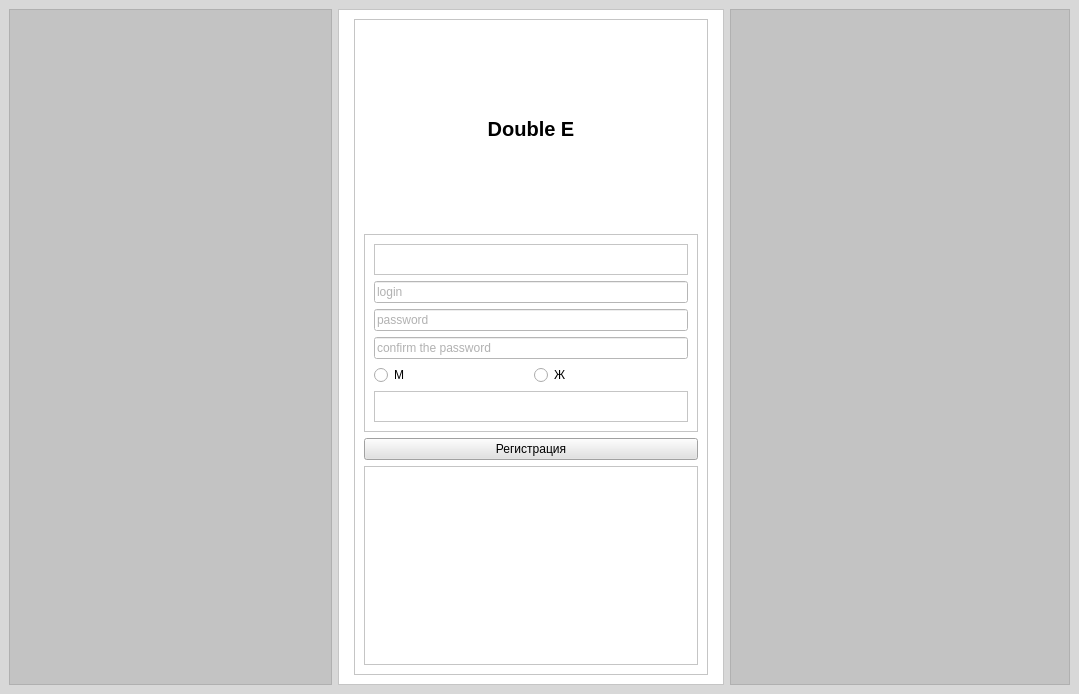
<?xml version="1.0" encoding="UTF-8"?>
<ui version="4.0">
 <class>MainWindow</class>
 <widget class="QMainWindow" name="MainWindow">
  <property name="geometry">
   <rect>
    <x>0</x>
    <y>0</y>
    <width>1079</width>
    <height>694</height>
   </rect>
  </property>
  <property name="windowTitle">
   <string>MainWindow</string>
  </property>
  <widget class="QWidget" name="centralwidget">
   <property name="styleSheet">
    <string notr="true">background-color: rgb(255, 0, 255);
background-color: rgba(0, 0, 0, 25);
    </string>
   </property>
   <layout class="QHBoxLayout" name="horizontalLayout_2">
    <item>
     <layout class="QHBoxLayout" name="horizontalLayout">
      <item>
       <widget class="QFrame" name="frame_2">
        <property name="frameShape">
         <enum>QFrame::StyledPanel</enum>
        </property>
        <property name="frameShadow">
         <enum>QFrame::Raised</enum>
        </property>
        <layout class="QHBoxLayout" name="horizontalLayout_4">
         <item>
          <spacer name="spacer_h1">
           <property name="orientation">
            <enum>Qt::Horizontal</enum>
           </property>
           <property name="sizeType">
            <enum>QSizePolicy::Fixed</enum>
           </property>
           <property name="sizeHint" stdset="0">
            <size>
             <width>303</width>
             <height>20</height>
            </size>
           </property>
          </spacer>
         </item>
        </layout>
       </widget>
      </item>
      <item>
       <widget class="QFrame" name="frame">
        <property name="sizePolicy">
         <sizepolicy hsizetype="Preferred" vsizetype="Preferred">
          <horstretch>0</horstretch>
          <verstretch>0</verstretch>
         </sizepolicy>
        </property>
        <property name="maximumSize">
         <size>
          <width>16777215</width>
          <height>16777215</height>
         </size>
        </property>
        <property name="styleSheet">
         <string notr="true">background-color: rgb(255, 255, 255);

</string>
        </property>
        <property name="frameShape">
         <enum>QFrame::StyledPanel</enum>
        </property>
        <property name="frameShadow">
         <enum>QFrame::Raised</enum>
        </property>
        <layout class="QHBoxLayout" name="horizontalLayout_3">
         <item>
          <widget class="QFrame" name="frame_6">
           <property name="frameShape">
            <enum>QFrame::StyledPanel</enum>
           </property>
           <property name="frameShadow">
            <enum>QFrame::Raised</enum>
           </property>
          </widget>
         </item>
         <item>
          <widget class="QFrame" name="frame_5">
           <property name="frameShape">
            <enum>QFrame::StyledPanel</enum>
           </property>
           <property name="frameShadow">
            <enum>QFrame::Raised</enum>
           </property>
           <layout class="QVBoxLayout" name="verticalLayout">
            <item>
             <widget class="QLabel" name="label">
              <property name="font">
               <font>
                <pointsize>15</pointsize>
                <weight>75</weight>
                <bold>true</bold>
               </font>
              </property>
              <property name="styleSheet">
               <string notr="true">color: rgb(0, 0, 0);</string>
              </property>
              <property name="text">
               <string>Double E</string>
              </property>
              <property name="alignment">
               <set>Qt::AlignCenter</set>
              </property>
             </widget>
            </item>
            <item>
             <widget class="QFrame" name="frame_8">
              <property name="frameShape">
               <enum>QFrame::StyledPanel</enum>
              </property>
              <property name="frameShadow">
               <enum>QFrame::Raised</enum>
              </property>
              <layout class="QVBoxLayout" name="verticalLayout_2">
               <item>
                <widget class="QFrame" name="frame_11">
                 <property name="frameShape">
                  <enum>QFrame::StyledPanel</enum>
                 </property>
                 <property name="frameShadow">
                  <enum>QFrame::Raised</enum>
                 </property>
                </widget>
               </item>
               <item>
                <widget class="QLineEdit" name="login">
                 <property name="styleSheet">
                  <string notr="true">background-color: rgb(255, 255, 255);
color: rgb(100, 100, 100);</string>
                 </property>
                 <property name="text">
                  <string/>
                 </property>
                 <property name="placeholderText">
                  <string>login</string>
                 </property>
                </widget>
               </item>
               <item>
                <widget class="QLineEdit" name="password">
                 <property name="styleSheet">
                  <string notr="true">background-color: rgb(255, 255, 255);
color: rgb(100, 100, 100);
border-top-left-radius</string>
                 </property>
                 <property name="placeholderText">
                  <string>password</string>
                 </property>
                </widget>
               </item>
               <item>
                <widget class="QLineEdit" name="password1">
                 <property name="styleSheet">
                  <string notr="true">background-color: rgb(255, 255, 255);
                   color: rgb(100, 100, 100);</string>
                 </property>
                 <property name="placeholderText">
                  <string>confirm the password</string>
                 </property>
                </widget>
               </item>
               <item>
                <layout class="QHBoxLayout" name="horizontalLayout_6">
                 <item>
                  <widget class="QRadioButton" name="M_radio">
                   <property name="text">
                    <string>М</string>
                   </property>
                  </widget>
                 </item>
                 <item>
                  <widget class="QRadioButton" name="F_radio">
                   <property name="text">
                    <string>Ж</string>
                   </property>
                  </widget>
                 </item>
                </layout>
               </item>
               <item>
                <widget class="QFrame" name="frame_10">
                 <property name="frameShape">
                  <enum>QFrame::StyledPanel</enum>
                 </property>
                 <property name="frameShadow">
                  <enum>QFrame::Raised</enum>
                 </property>
                </widget>
               </item>
              </layout>
             </widget>
            </item>
            <item>
             <widget class="QPushButton" name="registration">
              <property name="styleSheet">
               <string notr="true">background-color: rgb(255, 255, 255);
background-color: rgb(225, 225, 225);</string>
              </property>
              <property name="text">
               <string>Регистрация</string>
              </property>
             </widget>
            </item>
            <item>
             <widget class="QFrame" name="frame_7">
              <property name="frameShape">
               <enum>QFrame::StyledPanel</enum>
              </property>
              <property name="frameShadow">
               <enum>QFrame::Raised</enum>
              </property>
             </widget>
            </item>
           </layout>
          </widget>
         </item>
         <item>
          <widget class="QFrame" name="frame_4">
           <property name="frameShape">
            <enum>QFrame::StyledPanel</enum>
           </property>
           <property name="frameShadow">
            <enum>QFrame::Raised</enum>
           </property>
          </widget>
         </item>
        </layout>
       </widget>
      </item>
      <item>
       <widget class="QFrame" name="frame_3">
        <property name="frameShape">
         <enum>QFrame::StyledPanel</enum>
        </property>
        <property name="frameShadow">
         <enum>QFrame::Raised</enum>
        </property>
        <layout class="QHBoxLayout" name="horizontalLayout_5">
         <item>
          <spacer name="pacl1">
           <property name="orientation">
            <enum>Qt::Horizontal</enum>
           </property>
           <property name="sizeType">
            <enum>QSizePolicy::Fixed</enum>
           </property>
           <property name="sizeHint" stdset="0">
            <size>
             <width>320</width>
             <height>20</height>
            </size>
           </property>
          </spacer>
         </item>
        </layout>
       </widget>
      </item>
     </layout>
    </item>
   </layout>
  </widget>
 </widget>
 <resources/>
 <connections/>
</ui>
